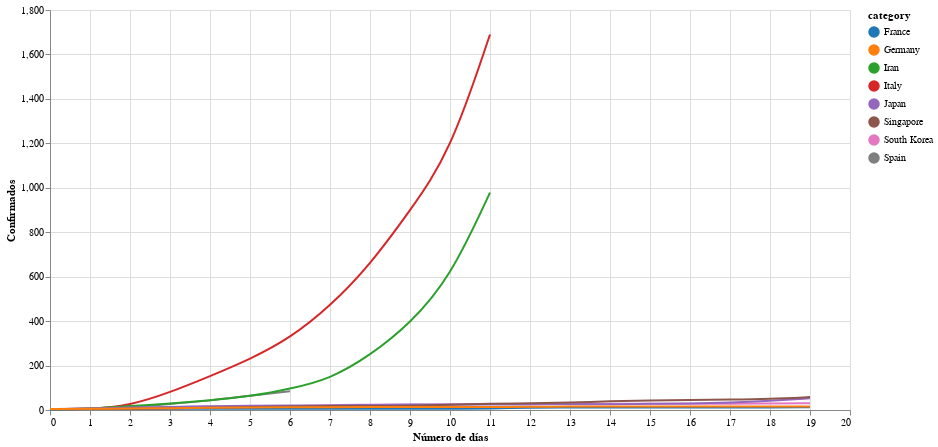

The notebook cell this image was saved under:
### Code cell
# collapse
# plot

# color scheme
def my_theme():
    return {
        'config': {
            'range': {'category': {'scheme': 'category10'}}
        }
    }

# Register and enable.
alt.themes.register('my_theme', my_theme)
alt.themes.enable('my_theme')

source = df.reset_index().melt('index', var_name='category', value_name='Confirmados')
source.index = list(source.index)
source.index = source.index.astype(int)
selection = alt.selection_multi(fields=['category'], bind='legend')

line = alt.Chart(source).mark_line(interpolate='basis').encode(
    alt.X('index:Q', axis=alt.Axis(tickRound=True), title='Número de días'),
    alt.Y('Confirmados:Q'),
    alt.Color('category:N'),
    opacity=alt.condition(selection, alt.value(1), alt.value(0.2))
)

nearest = alt.selection(type='single', nearest=True, on='mouseover',
                        fields=['index'], empty='none')

# Transparent selectors across the chart. This is what tells us
# the x-value of the cursor
selectors = alt.Chart(source).mark_point().encode(
    x='index:Q',
    opacity=alt.value(0),
).add_selection(
    nearest
)

# Draw points on the line, and highlight based on selection
points = line.mark_point().encode(
    opacity=alt.condition(nearest, alt.value(1), alt.value(0))
)

# Draw text labels near the points, and highlight based on selection
text = line.mark_text(align='left', dx=5, dy=-5).encode(
    text=alt.condition(nearest, 'Confirmados:Q', alt.value(' '))
)

line = line.add_selection(
    selection
)

# Draw a rule at the location of the selection
rules = alt.Chart(source).mark_rule(color='gray').encode(
    x='index:Q',
).transform_filter(
    nearest
)

# Put the five layers into a chart and bind the data
alt.layer(
    line, selectors, points, rules, text
).properties(
    width=800, height=400
)

### Figure 1 — Vega-Lite specification as saved in the notebook (floating-point values rounded to 4 significant figures; data arrays with more than 128 entries replaced by an {"elided": "..."} marker saying what was removed)
{"config": {"range": {"category": {"scheme": "category10"}}}, "layer": [{"mark": {"type": "line", "interpolate": "basis"}, "encoding": {"color": {"type": "nominal", "field": "category"}, "opacity": {"condition": {"value": 1, "selection": "selector006"}, "value": 0.2}, "x": {"type": "quantitative", "axis": {"tickRound": true}, "field": "index", "title": "Número de días"}, "y": {"type": "quantitative", "field": "Confirmados"}}, "selection": {"selector006": {"type": "multi", "fields": ["category"], "bind": "legend"}}}, {"mark": "point", "encoding": {"opacity": {"value": 0}, "x": {"type": "quantitative", "field": "index"}}, "selection": {"selector007": {"type": "single", "nearest": true, "on": "mouseover", "fields": ["index"], "empty": "none"}}}, {"mark": "point", "encoding": {"color": {"type": "nominal", "field": "category"}, "opacity": {"condition": {"value": 1, "selection": "selector007"}, "value": 0}, "x": {"type": "quantitative", "axis": {"tickRound": true}, "field": "index", "title": "Número de días"}, "y": {"type": "quantitative", "field": "Confirmados"}}}, {"mark": {"type": "rule", "color": "gray"}, "encoding": {"x": {"type": "quantitative", "field": "index"}}, "transform": [{"filter": {"selection": "selector007"}}]}, {"mark": {"type": "text", "align": "left", "dx": 5, "dy": -5}, "encoding": {"color": {"type": "nominal", "field": "category"}, "opacity": {"condition": {"value": 1, "selection": "selector006"}, "value": 0.2}, "text": {"condition": {"type": "quantitative", "field": "Confirmados", "selection": "selector007"}, "value": " "}, "x": {"type": "quantitative", "axis": {"tickRound": true}, "field": "index", "title": "Número de días"}, "y": {"type": "quantitative", "field": "Confirmados"}}}], "data": {"name": "data-f092460cf0e9aa1af8476f380e1cb4de"}, "height": 400, "width": 800, "$schema": "https://vega.github.io/schema/vega-lite/v4.0.2.json", "datasets": {"data-f092460cf0e9aa1af8476f380e1cb4de": {"elided": "160 records"}}}
